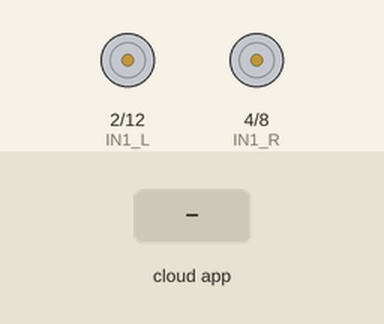
This sketch was run on a simulated Arduino Uno, built with avr-gcc and run on an emulated ATmega328P. On the bench: motor-driver pin pairs drawn as motors (green arrow = first pin HIGH = forward, orange = second pin HIGH = backward, longer = more drive, scaled by the enable pin). The inputs (shaded band) are chosen by the test bench. The ROS host is connected and sends only what is stated.

Above: at 1.2 s.
1.3 s: the phone or cloud app sets linear.x to -100
At 2.0 s:
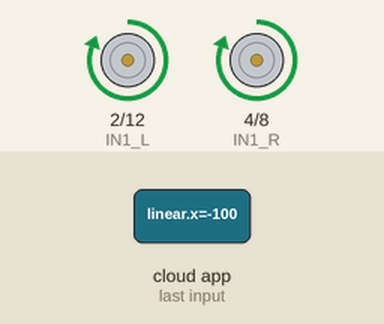
2.8 s: the phone or cloud app sets angular.z to -100
At 3.2 s:
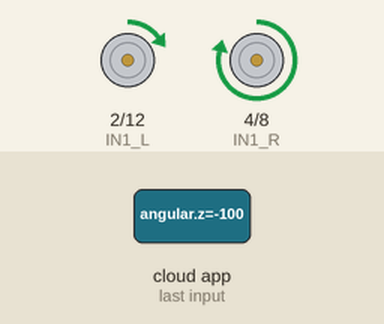
4.3 s: the phone or cloud app sets linear.x to 0
At 5.5 s:
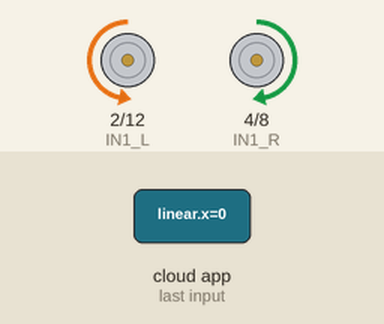
5.8 s: the phone or cloud app sets angular.z to 0
At 6.6 s:
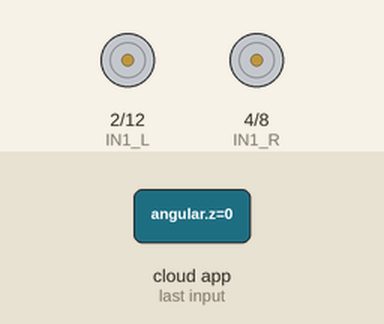
7.3 s: the phone or cloud app sets linear.x to 100
At 7.8 s:
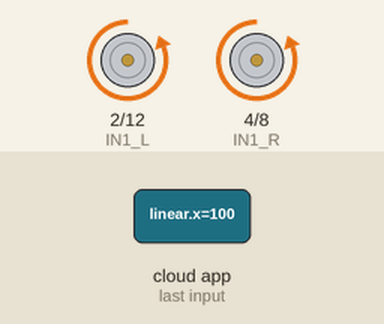
8.8 s: the phone or cloud app sets angular.z to 100
At 10.1 s:
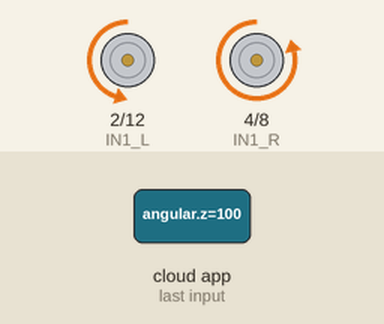
Timing chart, 0 to 11.3 s (numbered marks = the images above; inputs shaded):
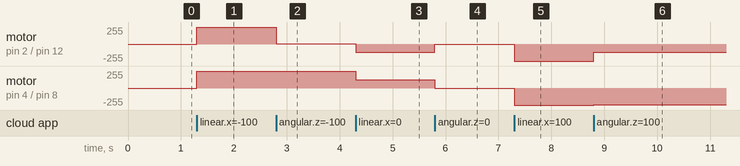

The sketch:

navigation_teleop.ino
```cpp
#include "ros.h"
#include <std_msgs/String.h>
#include <std_msgs/Float32.h>
#include <geometry_msgs/Twist.h>
#include <ros/time.h>


ros::NodeHandle nh;


// Motor A connections
#define EN_L 6
#define IN1_L  2
#define IN2_L 12
// Motor B connections
#define EN_R 5
#define IN1_R 4
#define IN2_R 8
#define PWM_MIN 120
#define PWM_RANGE 255

double w_r=0, w_l=0;
double wheel_rad = 0.0325, wheel_sep = 0.100;
const byte noCommLoopMax = 10;                //number of main loops the robot will execute without communication before stopping
unsigned int noCommLoops = 0;                 //main loop without communication counter

float wheel1 = 0;
float wheel2 = 0;

int lowSpeed = 200;
int highSpeed = 50;
double speed_ang=0, speed_lin=0;

float speed_act_left; // actual left wheel speed in m/s
float speed_act_right; // actual right wheel speed in m/s

int loopTime = 10;

// ** ROS callback & subscriber **
std_msgs::Float32 result;
ros::Publisher debug("debugger", &result);

float mapPwm(float x, float out_min, float out_max)
{
  return x * (out_max - out_min) + out_min;
}

void velCallback(  const geometry_msgs::Twist& vel)
{
     speed_ang = vel.angular.z;
     speed_lin = vel.linear.x;

     w_r = speed_lin + speed_ang * (wheel_sep/2);
     w_l = speed_lin - speed_ang * (wheel_sep/2);

     wheel1 = mapPwm(fabs(w_r), PWM_MIN, PWM_RANGE);
     wheel2 = mapPwm(fabs(w_l), PWM_MIN, PWM_RANGE);


    // digitalWrite(IN1_L, w_l < 0);
    // digitalWrite(IN2_L, w_l > 0);
    // analogWrite(EN_L, wheel1);
    // digitalWrite(IN1_R, w_r < 0);
    // digitalWrite(IN2_R, w_r > 0);
    // analogWrite(EN_R, wheel2);
}
ros::Subscriber<geometry_msgs::Twist> sub("cmd_vel" , velCallback);     //create a subscriber for ROS cmd_vel topic

// ** Setup **
void Motors_init();
void MotorL(int Pulse_Width1);
void MotorR(int Pulse_Width2);

void Motors_init(){

 pinMode(EN_L, OUTPUT);

 pinMode(EN_R, OUTPUT);

 pinMode(IN1_L, OUTPUT);

 pinMode(IN2_L, OUTPUT);

 pinMode(IN1_R, OUTPUT);

 pinMode(IN2_R, OUTPUT);

 digitalWrite(EN_L, LOW);

 digitalWrite(EN_R, LOW);

 digitalWrite(IN1_L, LOW);

 digitalWrite(IN2_L, LOW);

 digitalWrite(IN1_R, LOW);

 digitalWrite(IN2_R, LOW);

}

void setup() {

  nh.initNode();              // init ROS
  nh.subscribe(sub);          // subscribe to cmd_vel
  nh.advertise(debug);
  Motors_init();
}


void loop() {
    MotorR();
    MotorL();


    nh.spinOnce();        // make sure we listen for ROS messages and activate the callback if there is one

     } // end of timed loop


void MotorL(){
  digitalWrite(IN1_L, w_l < 0);
  digitalWrite(IN2_L, w_l > 0);
  analogWrite(EN_L, wheel1);

}

void MotorR(){
  digitalWrite(IN1_R, w_r < 0);
  digitalWrite(IN2_R, w_r > 0);
  analogWrite(EN_R, wheel2);
}
```

Measured:
- after the input at 1.3 s, motor on pin 2 (IN1_L) / pin 12 (IN2_L), motor on pin 4 (IN1_R) / pin 8 (IN2_R): stopped → forward 255/255 at once
- after the input at 2.8 s, motor on pin 2 (IN1_L) / pin 12 (IN2_L): forward 255/255 → forward 5/255 at once; motor on pin 4 (IN1_R) / pin 8 (IN2_R): forward 255/255 → forward 248/255 at once
- after the input at 4.3 s, motor on pin 2 (IN1_L) / pin 12 (IN2_L): forward 5/255 → backward 126/255 at once; motor on pin 4 (IN1_R) / pin 8 (IN2_R): forward 248/255 → forward 126/255 at once
- after the input at 5.8 s, motor on pin 2 (IN1_L) / pin 12 (IN2_L): backward 126/255 → stopped at once; motor on pin 4 (IN1_R) / pin 8 (IN2_R): forward 126/255 → stopped at once
- after the input at 7.3 s, motor on pin 2 (IN1_L) / pin 12 (IN2_L), motor on pin 4 (IN1_R) / pin 8 (IN2_R): stopped → backward 255/255 at once
- after the input at 8.8 s, motor on pin 2 (IN1_L) / pin 12 (IN2_L): backward 255/255 → backward 120/255 at once; motor on pin 4 (IN1_R) / pin 8 (IN2_R): backward 255/255 → backward 248/255 at once
